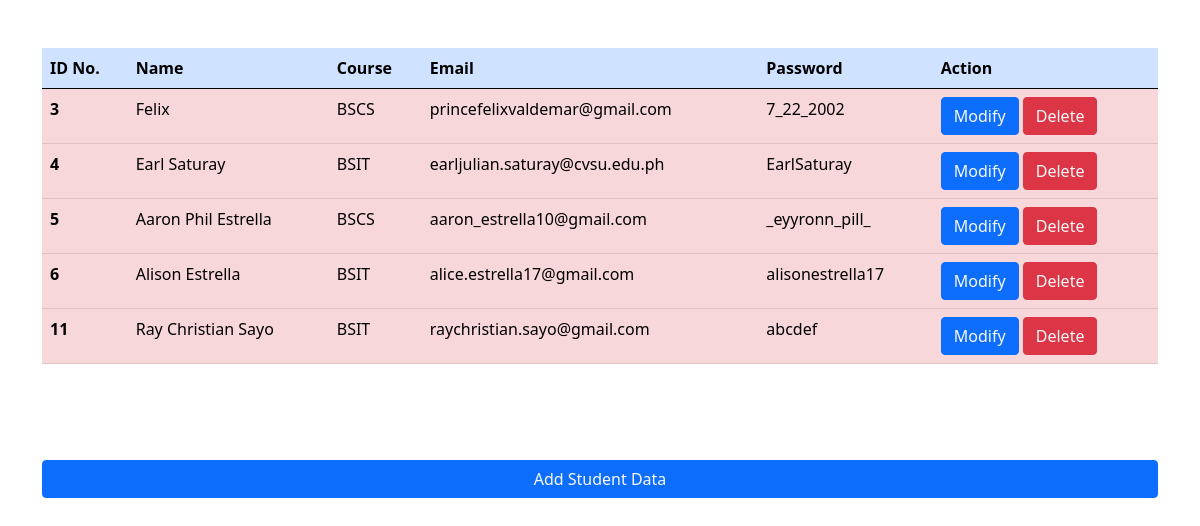
The page /view.php on the database its author committed.
### tables this page shows
CREATE TABLE `tbl_crud` (
  `id` int(11) NOT NULL,
  `name` varchar(100) NOT NULL,
  `course` varchar(100) NOT NULL,
  `email` varchar(100) NOT NULL,
  `password` varchar(255) NOT NULL
);

### view.php (the view, shortened to what this page needs)
<?php
include 'connect_db.php';
?>
<!doctype html>
<html lang="en">
  <head>
	<link href="https://cdn.jsdelivr.net/npm/bootstrap@5.0.2/dist/css/bootstrap.min.css"rel="stylesheet">
</head>
<body>
<div class = "container my-5">
<table class="table">
  <thead>
    <tr class="table-primary">
      <th scope="col">ID No.</th>
      <th scope="col">Name</th>
      <th scope="col">Course</th>
      <th scope="col">Email</th>
      <th scope="col">Password</th>
      <th scope="col">Action</th>
    </tr>
  </thead>
  <tbody>
  <?php
  $sql = "Select * from tbl_crud";
  $result = mysqli_query($con, $sql);
  if($result) {
  	while($row = mysqli_fetch_assoc($result)){
  		$id = $row['id'];
  		$name = $row['name'];
  		$course = $row['course'];
  		$email = $row['email'];
  		$password = $row['password'];
  		echo '<tr class = "table-danger">
      <th scope="row">'.$id.'</th>
      <td>'.$name.'</td>
      <td>'.$course.'</td>
      <td>'.$email.'</td>
      <td>'.$password.'</td>
      <td>
	<button class = "btn btn-primary"><a href="update.php?updateid='.$id.'" class = "text-light text-decoration-none">Modify</a></button>
	<button class = "btn btn-danger"><a href="delete.php?deleteid='.$id.'" class = "text-light text-decoration-none">Delete</a></button>
	</td>
    </tr>';
 }
}
  ?>
</tbody>
</table>
 <div class= "d-grid gap-2 my-5">
 <button class="btn btn-primary my-5"><a href = "index.php" class = "text-light text-decoration-none">Add Student Data</a></button>
 </div>
 </div>
 </body>
 </html>

### rows shown on the page
tbl_crud: id "3", name "Felix", course "BSCS", email "princefelixvaldemar@gmail.com", password "7_22_2002"
tbl_crud: id "4", name "Earl Saturay", course "BSIT", email "earljulian.saturay@cvsu.edu.ph", password "EarlSaturay"
tbl_crud: id "5", name "Aaron Phil Estrella", course "BSCS", email "aaron_estrella10@gmail.com", password "_eyyronn_pill_"
tbl_crud: id "6", name "Alison Estrella", course "BSIT", email "alice.estrella17@gmail.com", password "alisonestrella17"
tbl_crud: id "11", name "Ray Christian Sayo", course "BSIT", email "raychristian.sayo@gmail.com", password "abcdef"
